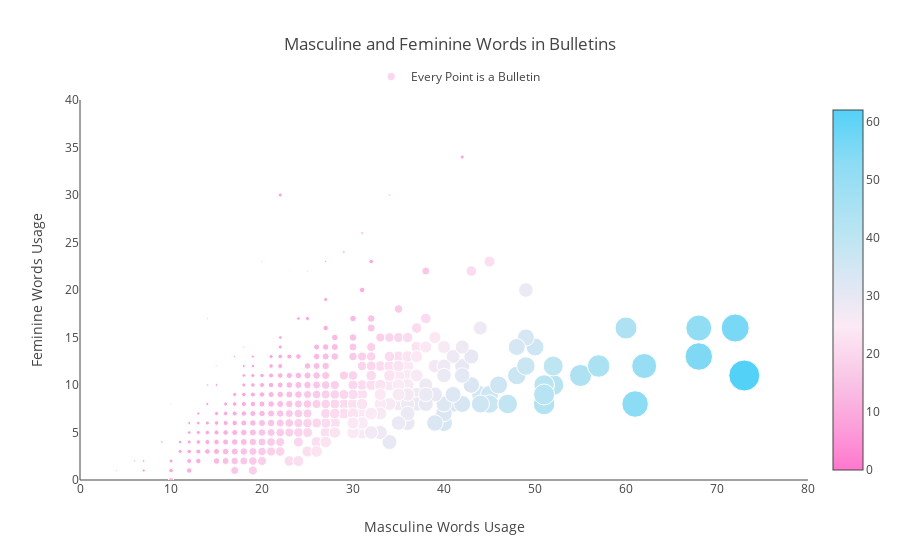

Notebook code for this chart:
### Markdown cell above
> - **Average Line:** The orange line in the above graph represents the average difference in masculine and feminine words of all the job bulletins, which suggest that average is about 16.2. This means that on an average job bulletins uses 16 more masculine words than feminine words.     
> - The job roles in this graph suggest that most of the **IT or Technology** realted jobs has very high levels of unconscious gender bias, For example - **Database Architect, System Programmer, Systems Analysts, and Programmer Analysts** are all one of the high masculine oriented jobs. When I tried to look for more information, I found this [Guardian article](https://www.theguardian.com/technology/2018/oct/11/tech-gender-problem-amazon-facebook-bias-women) which suggest a very important and interesting point. Now a days, many big companies want to use the data and AI to recruit good candidates, but since the job descriptions has the unconscious bias, AI systems will also fail.   
> - "**City Planner, Senior City Planner, City Planning Associate**" : It was interesting to note that city planner jobs has high masculine bias. Infact, on gathering more information about these jobs, I realized that this is one big issue in the urban planning industry. Here is the quote from [NextCity](https://nextcity.org/features/view/urban-planning-sexism-problem)'s popular article: "women remain seemingly consigned to supporting roles", And from Forbes: [Why Women Matter In Urbanism And City Planning](https://www.forbes.com/sites/deborahtalbot/2018/05/08/why-women-matter-in-urbanism-and-city-planning/#6e4325d210cf))  
> - Apart from this we also observe jobs related to Finance also shows high masculine bias. While only one job ie. **Community Affairs Advocate** has high feminine bias. This is due to the use of keywords like "cooperation", "community", and "life" which are more inclined towards feminine gender.     

**Validation using External Data**  

Additionally, the fellow kagglers also found an external [data source](https://catalog.data.gov/dataset/applicant-information-from-7-1-2014-to-9-30-2014-7835b) about City's Job Applicant's by different roles. Though this data is from 2014, but it can be used to check if the high level insights are aligned. A quick look in this data suggest following: 

> - For City Planner Class, out of all the applicants (60) who applied, 2/3rd were males (36) which is aligned with gender bias insights from the graph.   
> - For Financial Analyst role, more number of male candidates applied to the role than females.    

These examples suggest that unconscious bias in job description may have a causal effect on potential applicants.     


<div id="2.4"></div>
## <font color="#ff3fb5">2.4 Masculine and Feminine Words Usage</font>  

Let's now look at the combined usage of masculine words and feminine words used in the job description text files. In the following graph, x-axis represents number of masculine words used, y-axis is number of feminine words used, and size of every node represents absolute difference in feminine and masculine words used.

### Code cell
trace = go.Scatter(x = gender_df['mas_wc'], y = gender_df['fem_wc'], mode = 'markers', text=gender_df['title'],
                   marker=dict(opacity=1.0, size=np.abs(gender_df['difference']/2), 
                              colorscale=[
        [0,
          "#ff77cd"
        ],
        [
          0.10,
          "#fc99d8"
        ],
        [
          0.25,
          "#f9c5e6"
        ],
        [
          0.40,
          "#fceaf5"
        ],
        [
          0.65,
          "#bce5f2"
        ],
        [
          0.85,
          "#8ddcf4"
        ],
        [
          1,
          "#54d1f7"
        ]], color=np.abs(gender_df['difference']),
                              showscale=True), name="Every Point is a Bulletin")
layout = go.Layout(yaxis=dict(range=[0,40], showgrid=False, title="Feminine Words Usage"), showlegend = True,
                   xaxis=dict(title="Masculine Words Usage", range=[0,80], showgrid=False),
                   title = "Masculine and Feminine Words in Bulletins",
                  legend = dict(x=0.4, y=1.1))
fig = go.Figure(data = [trace], layout = layout)
iplot(fig)

### Figure 1 — Plotly figure (JSON) as saved in the notebook; plotly's stock layout.template omitted (floating-point values rounded to 4 significant figures; data arrays with more than 128 entries replaced by an {"elided": "..."} marker saying what was removed)
{"data": [{"marker": {"color": {"elided": "682 int values"}, "colorscale": [[0, "#ff77cd"], [0.1, "#fc99d8"], [0.25, "#f9c5e6"], [0.4, "#fceaf5"], [0.65, "#bce5f2"], [0.85, "#8ddcf4"], [1, "#54d1f7"]], "opacity": 1.0, "showscale": true, "size": {"elided": "682 float values"}}, "mode": "markers", "name": "Every Point is a Bulletin", "text": {"elided": "682 str values"}, "type": "scatter", "uid": "26c7d50a-6c86-4edb-9d5a-7c1d9122b968", "x": {"elided": "682 int values"}, "y": {"elided": "682 int values"}}], "layout": {"legend": {"x": 0.4, "y": 1.1}, "showlegend": true, "title": {"text": "Masculine and Feminine Words in Bulletins"}, "xaxis": {"range": [0, 80], "showgrid": false, "title": {"text": "Masculine Words Usage"}}, "yaxis": {"range": [0, 40], "showgrid": false, "title": {"text": "Feminine Words Usage"}}}}
